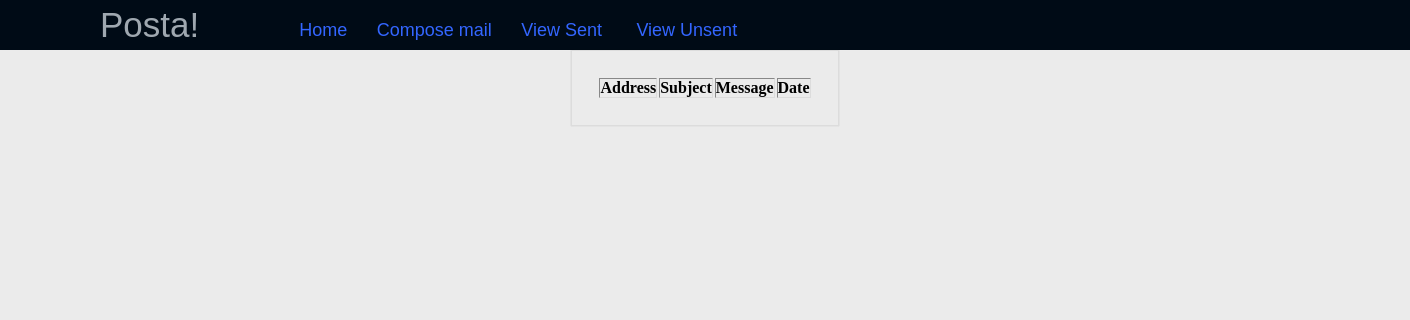
Before: /sent.php with the older database file.
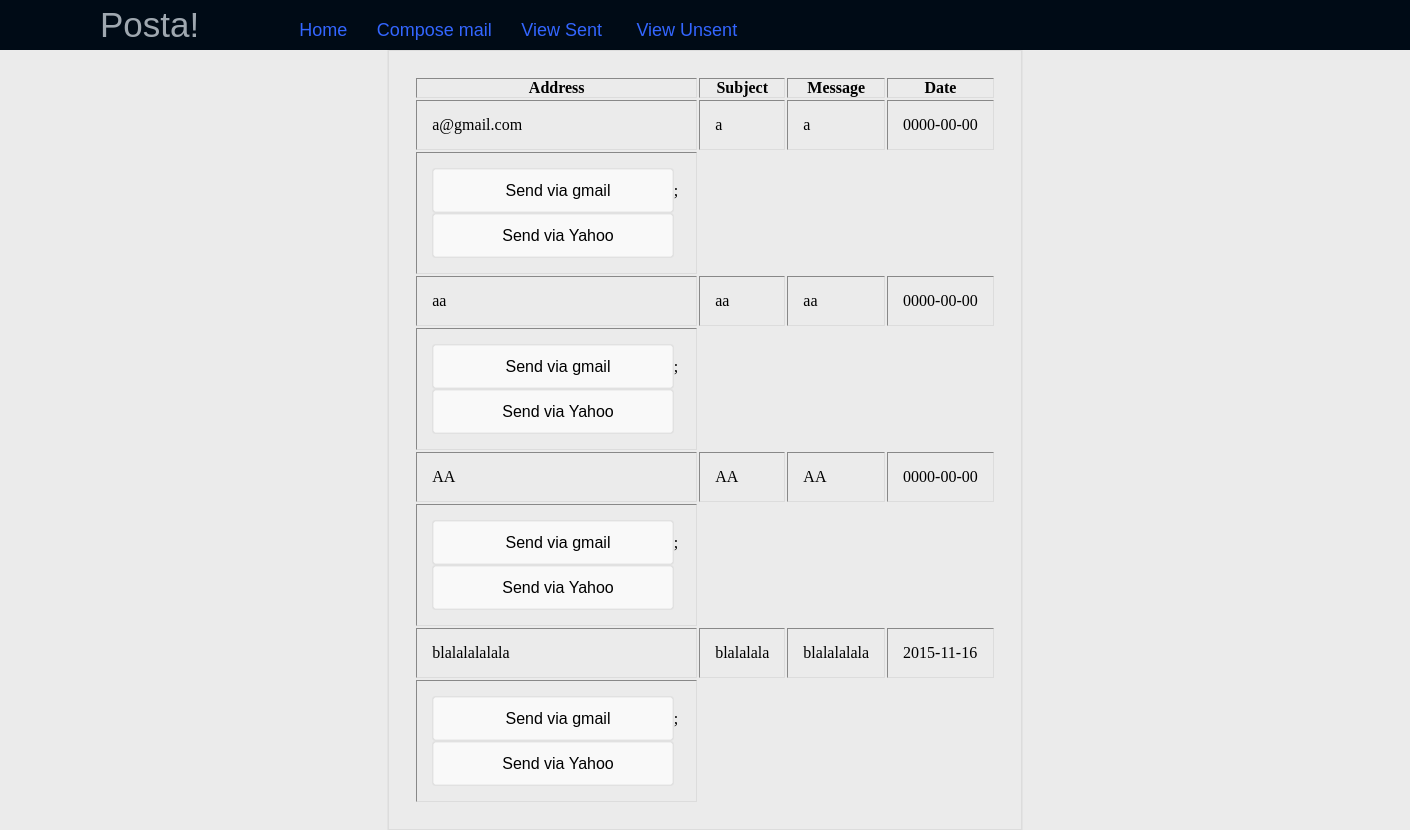
After: the same page with the newer database file.
### tables this page shows
CREATE TABLE IF NOT EXISTS `mail` (
  `id` int(11) NOT NULL AUTO_INCREMENT,
  `address` varchar(250) NOT NULL,
  `subject` varchar(50) NOT NULL,
  `message` varchar(500) NOT NULL,
  `status` binary(1) NOT NULL DEFAULT '0',
  `date` date NOT NULL,
  PRIMARY KEY (`id`)
);

### sent.php (the view, shortened to what this page needs)
<html>
<head>
	<link rel="stylesheet" type="text/css" href="style.css" />
</head>
<body>
<div id="header">
 <div id="left">
    <label>Posta!</label>
    </div>
	<div id="center">
	<a href="home.php">Home&nbsp;&nbsp;&nbsp;&nbsp;&nbsp;</a>
	<a href="compose.php">Compose mail&nbsp;&nbsp;&nbsp;&nbsp;&nbsp;</a>
	<a href="sent.php">View Sent&nbsp;&nbsp;&nbsp;&nbsp;&nbsp;&nbsp;</a>
	<a href="unsent.php">View Unsent</a>
	</div>
</div>
</body>
</html>
<?php
$result = mysql_query("SELECT * FROM mail WHERE status IN (1)");
echo "<center>";
echo "<table border='1'>
 <tr>
 <th>Address</th>
 <th>Subject</th>
 <th>Message</th>
 <th>Date</th>
 </tr>";
while($row = mysql_fetch_array($result))
   {
   echo "<tr>";
   echo "<td>" . $row['address'] . "</td>";
  echo "<td>" . $row['subject'] . "</td>";
   echo "<td>" . $row['message'] . "</td>";
   echo "<td>" . $row['date'] . "</td>";
   echo "</tr>";
echo <<<"buttons"
  <td>
     <input class="button_normal" type="button" value="Send via gmail" onclick="window.open('https://accounts.google.com/ServiceLogin?service=mail&passive=true&rm=false&continue=https://mail.google.com/mail/&ss=1&scc=1&ltmpl=default&ltmplcache=2&emr=1&osid=1')"/>;
     <input class="button_normal" type="button" value="Send via Yahoo" onclick="window.open('https://www.yahoo.co.uk')"/>
  </td>
buttons;
   }
 echo "</table>";
 ?>

Changed rows visible on the page:
added mail: address "a@gmail.com", subject "a", message "a", date "0000-00-00"
added mail: address "aa", subject "aa", message "aa", date "0000-00-00"
added mail: address "AA", subject "AA", message "AA", date "0000-00-00"
added mail: address "blalalalalala", subject "blalalala", message "blalalalala", date "2015-11-16"
